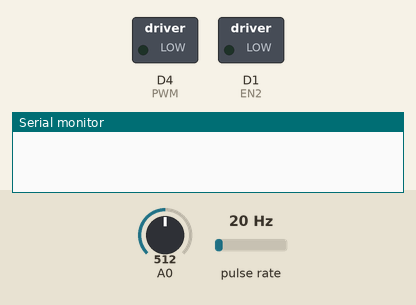
The sketch below on a simulated ESP8266 (NodeMCU). Parts: switched loads named in the sketch (green lamp = pin HIGH), the last lines printed to the serial monitor. Wiring (inferred from the names in the program): pulse sensor: data D5. The test bench sets the inputs (shaded band); at power-on: A0 = 512, pulse rate 20 Hz.

Above: at 0.1 s.
At 5.05 s:
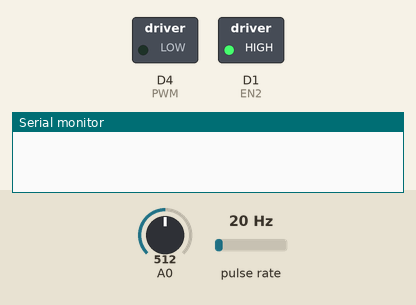
At 5.4 s:
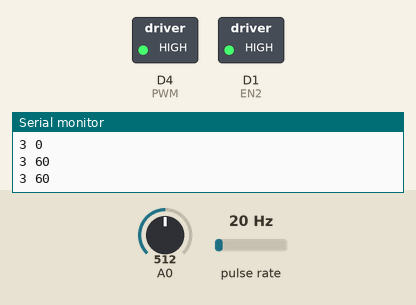
Timing chart, 0 to 6.9 s (numbered marks = the images above):
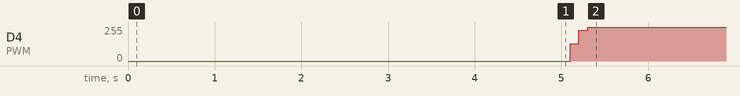

Measured:
- by itself, D4 (PWM): 0/255 → 131/255 at 5.1 s, → 229/255 0.10 s later, → 255/255 0.10 s later

The sketch:

control.ino
```cpp
#define ENCODEROUTPUT 390


#define EN2 D1
uint8_t PWM = D4;


const int ENCODER_A = D5; // Hall sensor A connected to pin 3 (external interrupt)


//The sample code for driving one way motor encoder
volatile long encoderValue = 0;

int interval = 100;
long previousMillis = 0;
long currentMillis = 0;

long rpm = 0;


int desiredValue; // Desired speed 80 RPM
int error = 0;
float k_p = 0.3 , k_i = 0.8 , integral = 0;
int u;

void IRAM_ATTR updateEncoder()
{
  // Add encoderValue by 1, each time it detects rising signal
  // from hall sensor A
  encoderValue++;
}


void setup() {

  Serial.begin(9600);//Initialize the serial port
  analogWrite(PWM , 0);
  delay(5000); // wait for serial plotter
  // Enable motor driver
  pinMode( EN2 , OUTPUT);


  // Set encoder A pulse input
  pinMode(ENCODER_A, INPUT_PULLUP);
  attachInterrupt(digitalPinToInterrupt(ENCODER_A), updateEncoder, RISING);


  encoderValue = 0;
  previousMillis = millis();
  digitalWrite(EN2,HIGH);

}


void loop() {

  // Update RPM value on every second
  currentMillis = millis();
  if (currentMillis - previousMillis > interval) {
    updateRPM();
    Serial.print(rpm);
    Serial.print(" ");
    Serial.println(desiredValue);

    int adcValue = analogRead(A0);
    desiredValue = ( map(adcValue, 0, 1024, 0, 255) * 120) / 255;


    error = desiredValue - rpm;
    integral += error;
    u = k_p * error + k_i * integral;

    u = (u * 255/120);

    if( u < 0 ) u = 0;
    if( u > 255 ) u = 255;


    analogWrite(PWM , u);

  }


}


void updateRPM()
{
    previousMillis = currentMillis;

    // Revolutions per minute (RPM) =  (total encoder pulse in 1s / motor encoder output) x 60s
    rpm =  (encoderValue * 600/ ENCODEROUTPUT);

    // Only update display when there have readings
    if ( rpm > 0) {
      // Serial.print(desiredValue);
      // Serial.print("    ");
      // Serial.print(encoderValue);
      // Serial.print(" pulse / ");
      // Serial.print(ENCODEROUTPUT);
      // Serial.print(" pulse per rotation x 60 seconds = ");
      // Serial.println(desiredValue);
      // Serial.println(" RPM");
    }
    encoderValue = 0;
}
```
